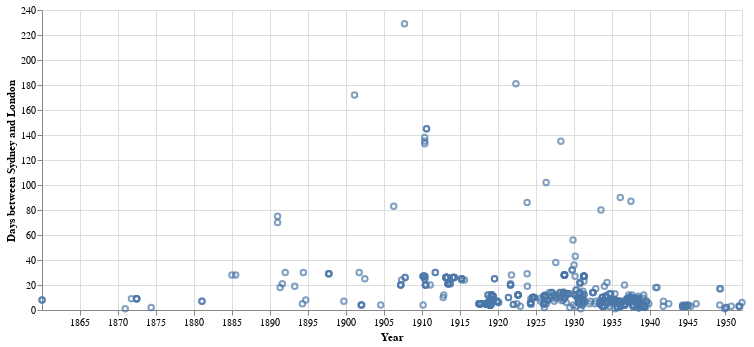

Here is the notebook cell this chart was saved with:
### Markdown cell above
## Visualise the data

Let's start by showing all the articles.

### Code cell
alt.Chart(new_df).mark_point().encode(
    x=alt.X('date:T', axis=alt.Axis(title='Year', format='%Y')),
    y=alt.Y('days', axis=alt.Axis(title='Days between Sydney and London')),
    tooltip=[alt.Tooltip('title', title='Title'), alt.Tooltip('date', title='Date')]
).properties(width=700)

### Figure 1 — Vega-Lite specification as saved in the notebook (floating-point values rounded to 4 significant figures; data arrays with more than 128 entries replaced by an {"elided": "..."} marker saying what was removed)
{"$schema": "https://vega.github.io/schema/vega-lite/v3.4.0.json", "config": {"mark": {"tooltip": null}, "view": {"height": 300, "width": 400}}, "data": {"name": "data-f171f531e611af49fffd83e513d5b8de"}, "datasets": {"data-f171f531e611af49fffd83e513d5b8de": {"elided": "618 records"}}, "encoding": {"tooltip": [{"field": "title", "title": "Title", "type": "nominal"}, {"field": "date", "title": "Date", "type": "temporal"}], "x": {"axis": {"format": "%Y", "title": "Year"}, "field": "date", "type": "temporal"}, "y": {"axis": {"title": "Days between Sydney and London"}, "field": "days", "type": "quantitative"}}, "mark": "point", "width": 700}
